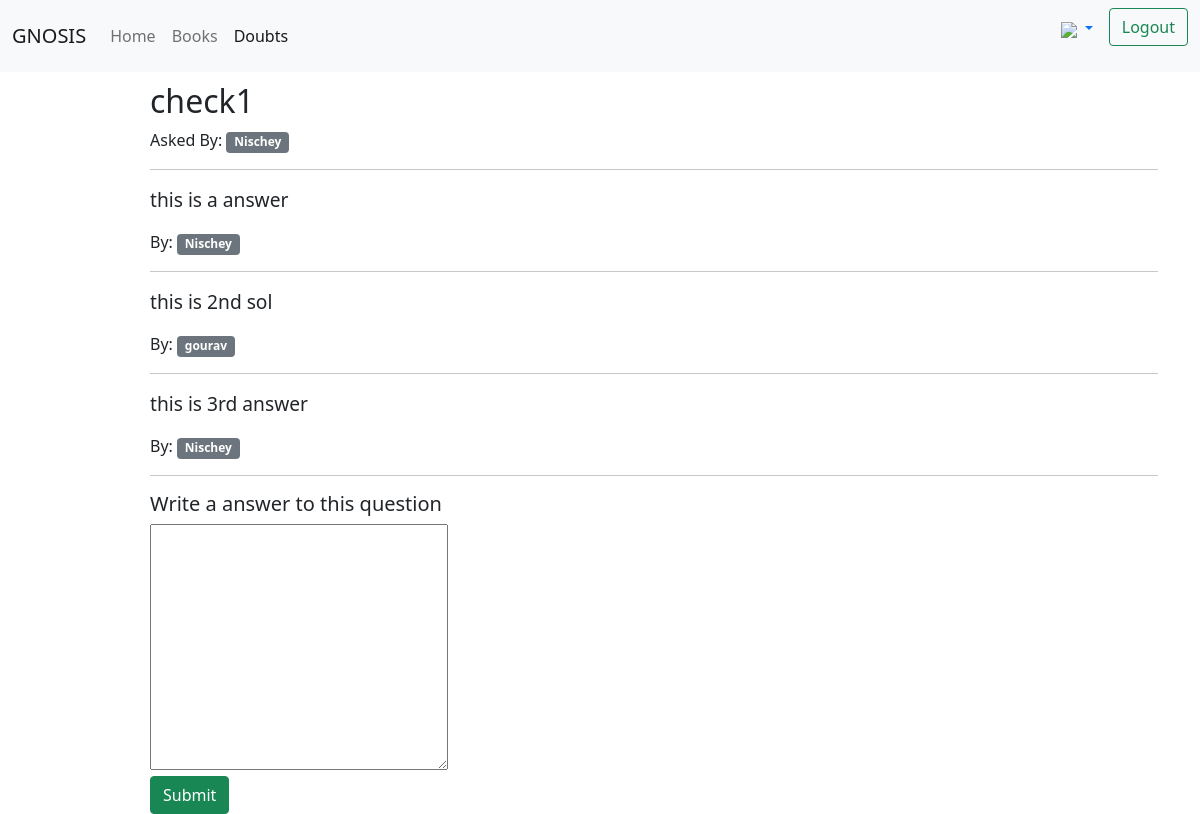
Page /doubt/5 (signed in) on the committed database.
### mainapp/models.py (models this page shows)
class doubts(models.Model):
    question = models.CharField(max_length = 200)
    author = models.ForeignKey('appuser', on_delete = models.CASCADE)
    tags = TaggableManager()
    def __str__(self):
        return self.question

class appuser(models.Model):
    username = models.CharField(max_length=15)
    name = models.CharField(max_length=15)
    email = models.EmailField()
    slug = models.SlugField()
    userimage = models.ImageField(upload_to = "userimage/",default='default_profile.jpg')
    tags = TaggableManager()
    def __str__(self):
        return self.name

class solution(models.Model):
    answer = models.TextField()
    question = models.ForeignKey('doubts', on_delete = models.CASCADE)
    author = models.ForeignKey('appuser', on_delete = models.CASCADE)
    def __str__(self):
        return self.answer

### mainapp/views.py (the view, shortened to what this page needs)
# urls.py: path('doubt/<int:pk>',  views.show_doubt, name="show_doubt"),
def show_doubt(request , pk ):
    doubt = doubts.objects.get( pk = pk )
    context={
        'object' : doubt,
    }
    return render(request, 'show_doubt.html', context)

### templates/show_doubt.html (shortened to what this page needs)
{% extends 'base.html' %}
{% block content %}
<div class="container">
    <div>
        <div>
            <h2>{{object}}</h2>
            <p>Asked By:
                <a href="{% url 'user_info' object.author.slug %}">
                    <span class="badge bg-secondary">{{object.author}}</span>
                </a>
            </p>
        </div>
        <hr>
        <div>
            {% for obj in object.solution_set.all %}
            <p style="font-size: larger; font-weight: 400;">{{obj}}</p>
            <p>By: <a href="{% url 'user_info' obj.author.slug %}"><span class="badge bg-secondary">{{obj.author}}</span></a></p>
            <hr>
            {% endfor %}
        </div>
        <div class="new ans">
            <h5>Write a answer to this question</h5>
            <div>
                <form action="" method="POST">
                    <textarea name="answer" id="" cols="30" rows="10">
                    </textarea>
                    <br>
                    {% if request.user.is_authenticated %}
                    <button type="submit" class="btn btn-success">Submit</button>
                    {% else %}
                    <button type="submit" class="btn btn-success" disabled>Submit</button>
                    {% endif %}
                </form>
            </div>
        </div>
    </div>
</div>
{% endblock %}

### templates/show_doubt.html (style rules this page uses)
.container { margin-top: 10px; padding-left: 10%; }

### rows in the picture
doubts: question "check1", author "Nischey"
solution: answer "this is a answer", author "Nischey"
solution: answer "this is 2nd sol", author "gourav"
solution: answer "this is 3rd answer", author "Nischey"
